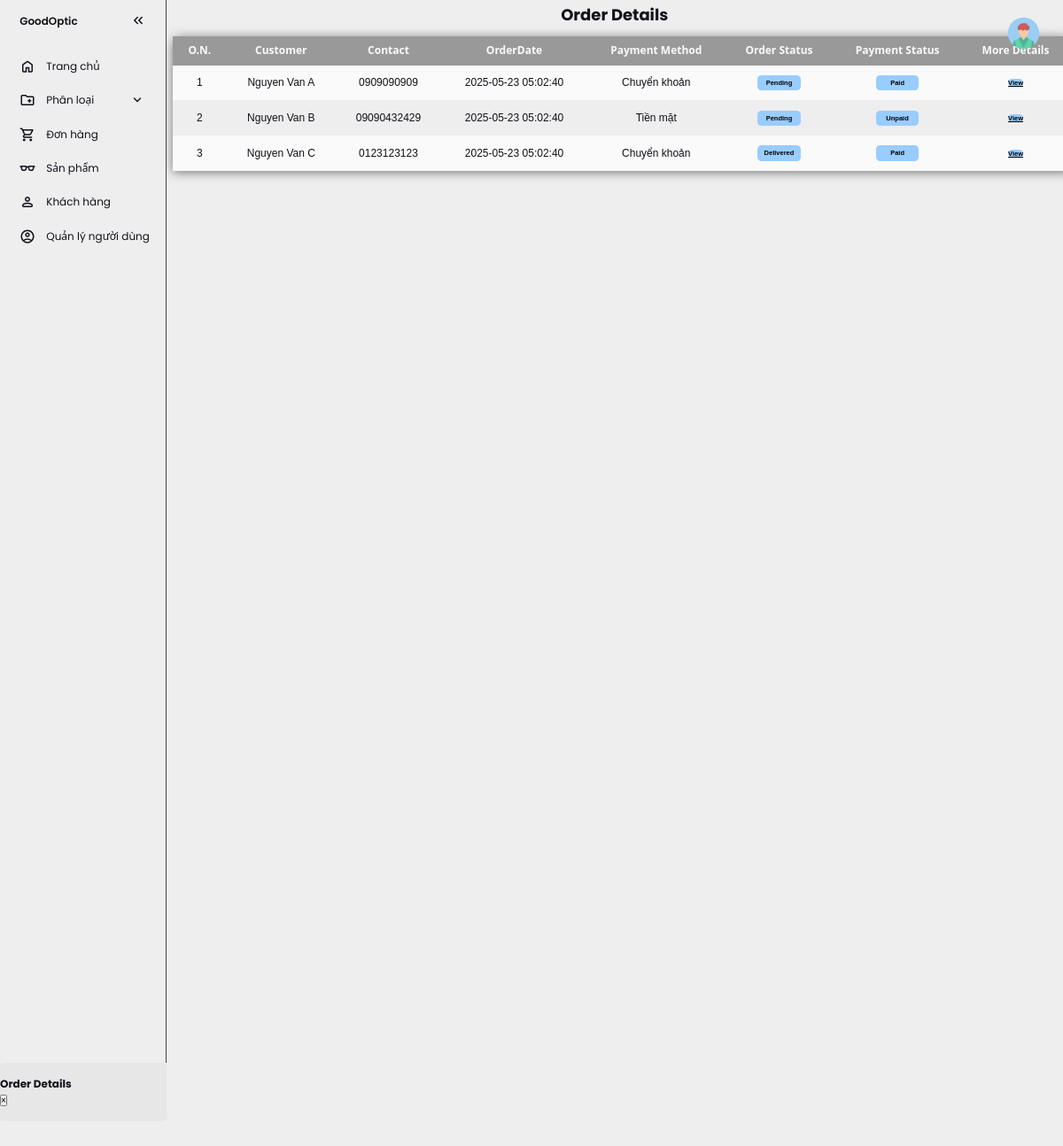
The app's page /admin/viewAllOrders.php (signed in) with its own data.
### tables this page shows
CREATE TABLE `orders` (
  `order_id` bigint(20) UNSIGNED NOT NULL,
  `customer_id` bigint(20) UNSIGNED DEFAULT NULL,
  `customer_name` varchar(255) NOT NULL,
  `address` text NOT NULL,
  `phone` varchar(20) NOT NULL,
  `email` varchar(50) NOT NULL,
  `pay_method` varchar(50) NOT NULL,
  `pay_status` int(11) NOT NULL,
  `order_status` int(11) NOT NULL DEFAULT 0,
  `created_at` datetime NOT NULL DEFAULT current_timestamp(),
  `updated_at` datetime NOT NULL DEFAULT current_timestamp() ON UPDATE current_timestamp()
);

### admin/viewAllOrders.php (the view, shortened to what this page needs)
<?php include "./header.php"; ?>
<?php include "./sidebar.php"; ?>
<div id="ordersBtn" >
  <h2>Order Details</h2>
  <table class="table table-striped">
    <thead>
      <tr>
        <th>O.N.</th>
        <th>Customer</th>
        <th>Contact</th>
        <th>OrderDate</th>
        <th>Payment Method</th>
        <th>Order Status</th>
        <th>Payment Status</th>
        <th>More Details</th>
     </tr>
    </thead>
     <?php
      include_once "./config/dbconnect.php";
      $sql="SELECT * from orders";
      $result=$conn-> query($sql);
      if ($result-> num_rows > 0){
        while ($row=$result-> fetch_assoc()) {
    ?>
       <tr>
          <td><?=$row["order_id"]?></td>
          <td><?=$row["customer_name"]?></td>
          <td><?=$row["phone"]?></td>
          <td><?=$row["created_at"]?></td>
          <td><?=$row["pay_method"]?></td>
           <?php
                if($row["order_status"]==0){
            ?>
                <td><button class="btn btn-danger" onclick="ChangeOrderStatus('<?=$row['order_id']?>')">Pending </button></td>
            <?php
                }else{
            ?>
                <td><button class="btn btn-success" onclick="ChangeOrderStatus('<?=$row['order_id']?>')">Delivered</button></td>
            <?php
            }
                if($row["pay_status"]==0){
            ?>
                <td><button class="btn btn-danger"  onclick="ChangePay('<?=$row['order_id']?>')">Unpaid</button></td>
            <?php
            }else if($row["pay_status"]==1){
            ?>
                <td><button class="btn btn-success" onclick="ChangePay('<?=$row['order_id']?>')">Paid </button></td>
            <?php
                }
            ?>
        <td><a class="btn btn-primary openPopup" data-href="./adminView/viewEachOrder.php?orderID=<?=$row['order_id']?>" href="javascript:void(0);">View</a></td>
        </tr>
    <?php
        }
      }
    ?>
  </table>
</div>
<div class="modal fade" id="viewModal" role="dialog">
    <div class="modal-dialog modal-lg">
      <div class="modal-content">
        <div class="modal-header">
          <h4 class="modal-title">Order Details</h4>
          <button type="button" class="close" data-dismiss="modal">&times;</button>
        </div>
      </div>
    </div>
  </div>
 <?php include "./footer.php"; ?>

### admin/css/style.css (style rules this page uses)
:root { --base-clr: #EEEEEE; --line-clr: #42434a; --hover-clr: #FFCCCC; --text-clr: #11121a; --accent-clr: #11121a; --secondary-text-clr: #b0b3c1; }
* { margin: 0; padding: 0; }
html { font-family: Poppins, 'Segoe UI', Tahoma, Geneva, Verdana, sans-serif; line-height: 1.5rem; }
table { width: 100%; border-collapse: collapse; border-spacing: 0; box-shadow: 0 2px 15px rgba(64, 64, 64, .7); border-radius: 12px 12px 0 0; margin-top: 20px; margin-left: 10px; }
td, th { padding: 10px 16px; text-align: center; }
th { background-color: #999999; color: #fafafa; font-family: 'Open Sans', Sans-serif; font-weight: bold; }
tr { width: 100%; background-color: #fafafa; font-family: 'Montserrat', sans-serif; }
tr:nth-child(even) { background-color: #eeeeee; }
div { align-items: center; justify-content: center; }
h2 { text-align: center; margin-top: 10px; }
.btn { width: 6.5em; height: 2.3em; margin: 0.5em; background: #99CCFF; color: black; border: none; border-radius: 0.625em; font-size: 10px; font-weight: bold; cursor: pointer; position: relative; z-index: 1; overflow: hidden; }
.modal { border-radius: 5px; background-color: #e7e7e7; padding: 20px 0; }

### records on screen
orders: order_id "1", customer_name "Nguyen Van A", phone "0909090909", created_at "2025-05-23 05:02:40", pay_method "Chuyển khoản"
orders: order_id "2", customer_name "Nguyen Van B", phone "09090432429", created_at "2025-05-23 05:02:40", pay_method "Tiền mặt"
orders: order_id "3", customer_name "Nguyen Van C", phone "0123123123", created_at "2025-05-23 05:02:40", pay_method "Chuyển khoản"
